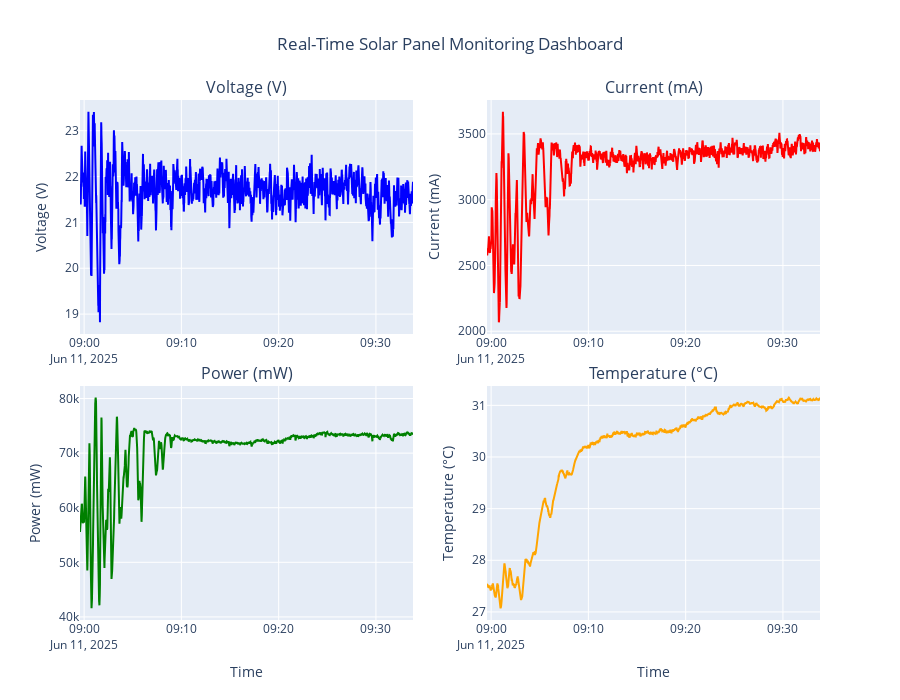

Notebook cell for this chart:
### Code cell
# Interactive Plotly Visualization
if df is not None and len(df) > 0:
    
    # Create subplots with Plotly
    fig = make_subplots(
        rows=2, cols=2,
        subplot_titles=('Voltage (V)', 'Current (mA)', 'Power (mW)', 'Temperature (°C)'),
        vertical_spacing=0.1,
        horizontal_spacing=0.1
    )
    
    # Add voltage trace
    fig.add_trace(
        go.Scatter(
            x=df.index, 
            y=df['voltage'],
            mode='lines',
            name='Voltage',
            line=dict(color='blue', width=2),
            hovertemplate='Time: %{x}<br>Voltage: %{y:.3f} V<extra></extra>'
        ),
        row=1, col=1
    )
    
    # Add current trace (in mA)
    fig.add_trace(
        go.Scatter(
            x=df.index, 
            y=df['current'] * 1000,
            mode='lines',
            name='Current',
            line=dict(color='red', width=2),
            hovertemplate='Time: %{x}<br>Current: %{y:.3f} mA<extra></extra>'
        ),
        row=1, col=2
    )
    
    # Add power trace (in mW)
    fig.add_trace(
        go.Scatter(
            x=df.index, 
            y=df['power'] * 1000,
            mode='lines',
            name='Power',
            line=dict(color='green', width=2),
            hovertemplate='Time: %{x}<br>Power: %{y:.3f} mW<extra></extra>'
        ),
        row=2, col=1
    )
    
    # Add temperature trace
    fig.add_trace(
        go.Scatter(
            x=df.index, 
            y=df['temperature'],
            mode='lines',
            name='Temperature',
            line=dict(color='orange', width=2),
            hovertemplate='Time: %{x}<br>Temperature: %{y:.1f} °C<extra></extra>'
        ),
        row=2, col=2
    )
    
    # Update layout
    fig.update_layout(
        title='Real-Time Solar Panel Monitoring Dashboard',
        title_x=0.5,
        height=700,
        showlegend=False,
        hovermode='x unified'
    )
    
    # Update axes labels
    fig.update_xaxes(title_text="Time", row=2, col=1)
    fig.update_xaxes(title_text="Time", row=2, col=2)
    fig.update_yaxes(title_text="Voltage (V)", row=1, col=1)
    fig.update_yaxes(title_text="Current (mA)", row=1, col=2)
    fig.update_yaxes(title_text="Power (mW)", row=2, col=1)
    fig.update_yaxes(title_text="Temperature (°C)", row=2, col=2)
    
    fig.show()
    
else:
    print("❌ No data available for interactive visualization")
# Ensure nbformat is installed for Plotly rendering
%pip install --quiet nbformat>=4.2.0

# Interactive Plotly Visualization
if df is not None and len(df) > 0:
    
    # Create subplots with Plotly
    fig = make_subplots(
        rows=2, cols=2,
        subplot_titles=('Voltage (V)', 'Current (mA)', 'Power (mW)', 'Temperature (°C)'),
        vertical_spacing=0.1,
        horizontal_spacing=0.1
    )
    
    # Add voltage trace
    fig.add_trace(
        go.Scatter(
            x=df.index, 
            y=df['voltage'],
            mode='lines',
            name='Voltage',
            line=dict(color='blue', width=2),
            hovertemplate='Time: %{x}<br>Voltage: %{y:.3f} V<extra></extra>'
        ),
        row=1, col=1
    )
    
    # Add current trace (in mA)
    fig.add_trace(
        go.Scatter(
            x=df.index, 
            y=df['current'] * 1000,
            mode='lines',
            name='Current',
            line=dict(color='red', width=2),
            hovertemplate='Time: %{x}<br>Current: %{y:.3f} mA<extra></extra>'
        ),
        row=1, col=2
    )

### Figure 1 — Plotly figure (JSON) as saved in the notebook; plotly's stock layout.template omitted (floating-point values rounded to 4 significant figures; data arrays with more than 128 entries replaced by an {"elided": "..."} marker saying what was removed)
{"data": [{"hovertemplate": "Time: %{x}<br>Voltage: %{y:.3f} V<extra></extra>", "line": {"color": "blue", "width": 2}, "mode": "lines", "name": "Voltage", "type": "scatter", "x": {"elided": "2175 str values"}, "xaxis": "x", "y": {"elided": "2175 float values"}, "yaxis": "y"}, {"hovertemplate": "Time: %{x}<br>Current: %{y:.3f} mA<extra></extra>", "line": {"color": "red", "width": 2}, "mode": "lines", "name": "Current", "type": "scatter", "x": {"elided": "2175 str values"}, "xaxis": "x2", "y": {"elided": "2175 float values"}, "yaxis": "y2"}, {"hovertemplate": "Time: %{x}<br>Power: %{y:.3f} mW<extra></extra>", "line": {"color": "green", "width": 2}, "mode": "lines", "name": "Power", "type": "scatter", "x": {"elided": "2175 str values"}, "xaxis": "x3", "y": {"elided": "2175 float values"}, "yaxis": "y3"}, {"hovertemplate": "Time: %{x}<br>Temperature: %{y:.1f} °C<extra></extra>", "line": {"color": "orange", "width": 2}, "mode": "lines", "name": "Temperature", "type": "scatter", "x": {"elided": "2175 str values"}, "xaxis": "x4", "y": {"elided": "2175 float values"}, "yaxis": "y4"}], "layout": {"annotations": [{"font": {"size": 16}, "showarrow": false, "text": "Voltage (V)", "x": 0.225, "xanchor": "center", "xref": "paper", "y": 1, "yanchor": "bottom", "yref": "paper"}, {"font": {"size": 16}, "showarrow": false, "text": "Current (mA)", "x": 0.775, "xanchor": "center", "xref": "paper", "y": 1, "yanchor": "bottom", "yref": "paper"}, {"font": {"size": 16}, "showarrow": false, "text": "Power (mW)", "x": 0.225, "xanchor": "center", "xref": "paper", "y": 0.45, "yanchor": "bottom", "yref": "paper"}, {"font": {"size": 16}, "showarrow": false, "text": "Temperature (°C)", "x": 0.775, "xanchor": "center", "xref": "paper", "y": 0.45, "yanchor": "bottom", "yref": "paper"}], "height": 700, "hovermode": "x unified", "showlegend": false, "title": {"text": "Real-Time Solar Panel Monitoring Dashboard", "x": 0.5}, "xaxis": {"anchor": "y", "domain": [0, 0.45]}, "xaxis2": {"anchor": "y2", "domain": [0.55, 1]}, "xaxis3": {"anchor": "y3", "domain": [0, 0.45], "title": {"text": "Time"}}, "xaxis4": {"anchor": "y4", "domain": [0.55, 1], "title": {"text": "Time"}}, "yaxis": {"anchor": "x", "domain": [0.55, 1], "title": {"text": "Voltage (V)"}}, "yaxis2": {"anchor": "x2", "domain": [0.55, 1], "title": {"text": "Current (mA)"}}, "yaxis3": {"anchor": "x3", "domain": [0, 0.45], "title": {"text": "Power (mW)"}}, "yaxis4": {"anchor": "x4", "domain": [0, 0.45], "title": {"text": "Temperature (°C)"}}}}
